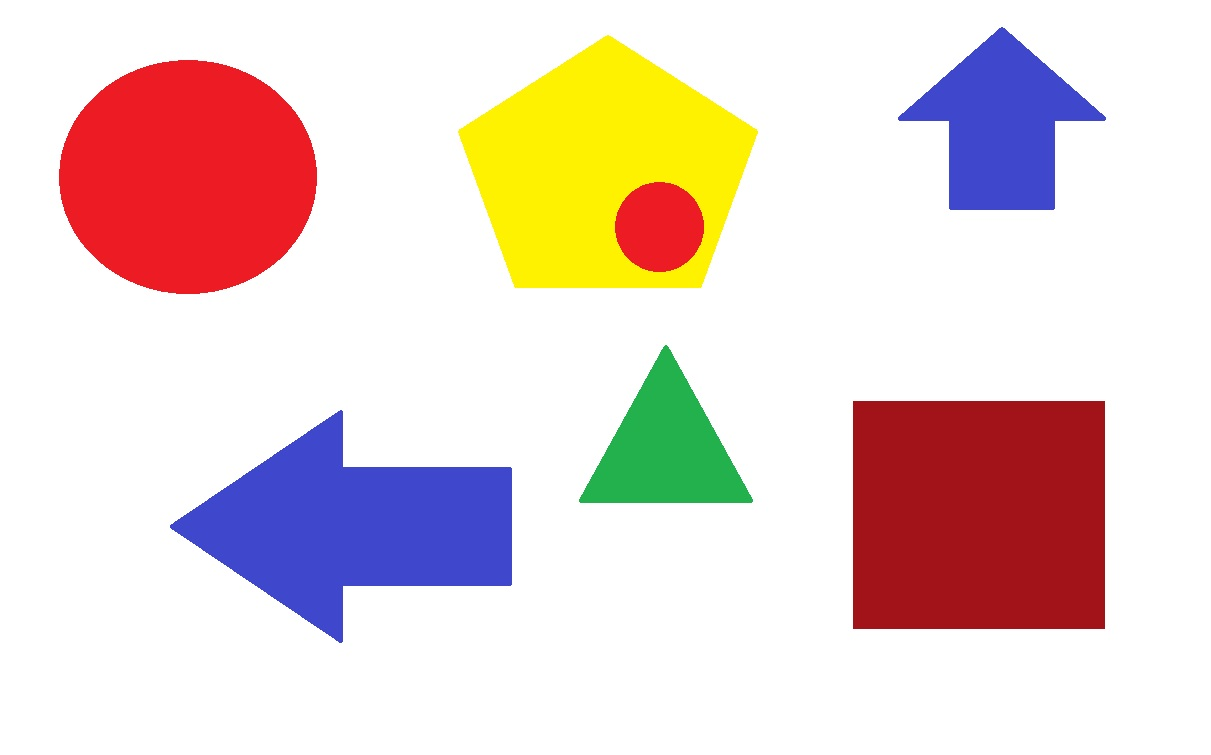
#> input picture codigo_profesor/figuras.jpg, 1211 x 755 px
$ python opencv_varios_objetos.py
#> lines starting #> are read from the running program, lines starting #| are printed output that depends on the picture; after the words box and inside, x2 and y2 are one past the last pixel; in counts of white or black regions, pixels touching at a corner belong together
import cv2
import numpy as np

imagen = cv2.imread("figuras.jpg")
#> imagen is the input picture: shape (755, 1211, 3); mean B, G, R 208.5, 212.7, 231.8

if imagen is None:
    raise FileNotFoundError("No se encontró figuras.jpg")
# Obtener dimensiones originales
alto, ancho, _ = imagen.shape
#> alto = 755; ancho = 1211

# Calcular la nueva altura manteniendo la proporción
relacion_aspecto = alto / ancho
#> relacion_aspecto = 0.623
ancho_nuevo = 800
alto_nuevo = int(relacion_aspecto * ancho_nuevo)
#> alto_nuevo = 498


imagen = cv2.resize(imagen, (ancho_nuevo, alto_nuevo))
#> imagen: shape (498, 800, 3)
hsv = cv2.cvtColor(imagen, cv2.COLOR_BGR2HSV)
#> hsv: shape (498, 800, 3); mean H, S, V 35.2, 55.1, 243.2

# Definir rangos aproximados para cada color
colores = {
    "verde": (np.array([35, 70, 50]), np.array([85, 255, 255])),
    "azul": (np.array([90, 70, 50]), np.array([130, 255, 255])),
    "amarillo": (np.array([20, 100, 100]), np.array([35, 255, 255])),
}
mascaras = []

for nombre, (inferior, superior) in colores.items():

    # Crear una máscara para el color actual
    mascara = cv2.inRange(hsv, inferior, superior)

    # Extraer los píxeles del color
    resultado = cv2.bitwise_and(imagen, imagen, mask=mascara)

    # Guardar los resultados
    cv2.imwrite(f"mascara_{nombre}.jpg", mascara)

    cv2.imwrite(f"objetos_{nombre}.jpg", resultado)

    mascaras.append(mascara)
#> this loop made 3 passes
#> pass 1, `mascara = cv2.inRange(hsv, inferior, superior)`:
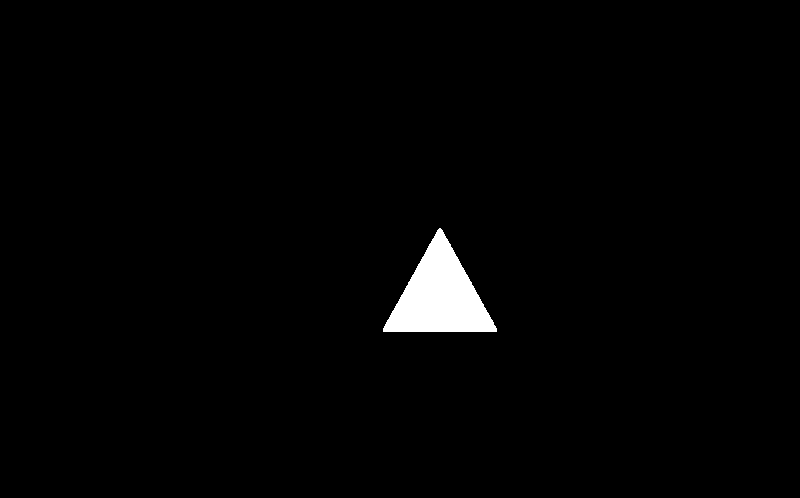
#> mascara: shape (498, 800); 1.6% white; 1 white region, box (x1, y1, x2, y2) and area: (383, 228, 497, 332) 6240
#> pass 2, `mascara = cv2.inRange(hsv, inferior, superior)`:
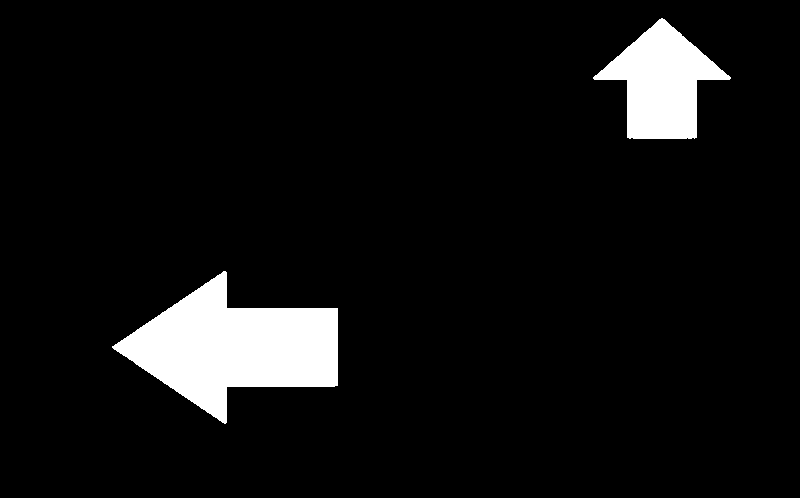
#> mascara: shape (498, 800); 6.6% white; 2 white regions, box (x1, y1, x2, y2) and area: (112, 271, 338, 424) 17837, (593, 18, 731, 139) 8602
#> pass 2, `resultado = cv2.bitwise_and(imagen, imagen, mask=mascara)`:
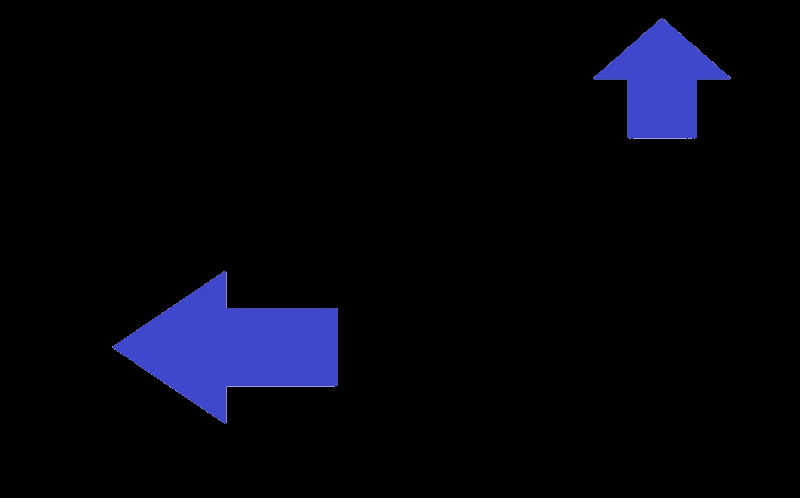
#> resultado: shape (498, 800, 3); mean B, G, R 13.5, 4.8, 4.3
#> after the loop, mascaras = 3 items


mascara_combinada = mascaras[0] + mascaras[1] + mascaras[2]
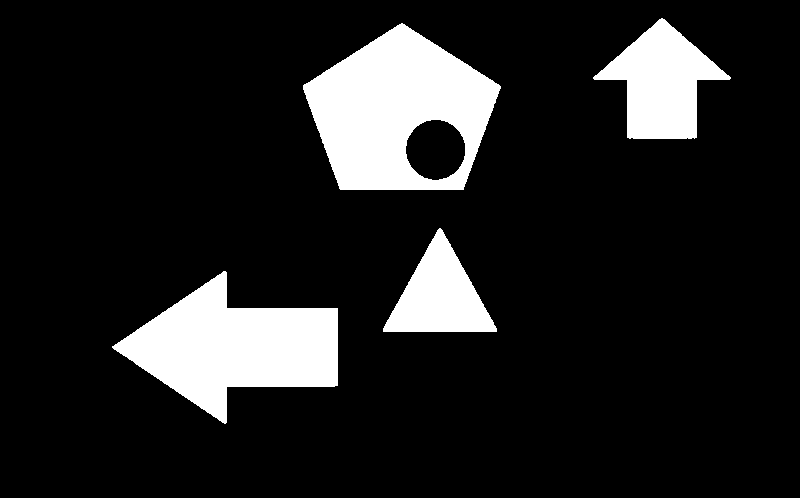
#> mascara_combinada: shape (498, 800); 13.3% white; 4 white regions, box (x1, y1, x2, y2) and area: (303, 23, 501, 190) 20319, (112, 271, 338, 424) 17837, (593, 18, 731, 139) 8602, (383, 228, 497, 332) 6240

cv2.imshow("Mascara combinada", mascara_combinada)

resultado_combinado = cv2.bitwise_and(
    imagen,
    imagen,
    mask=mascara_combinada)
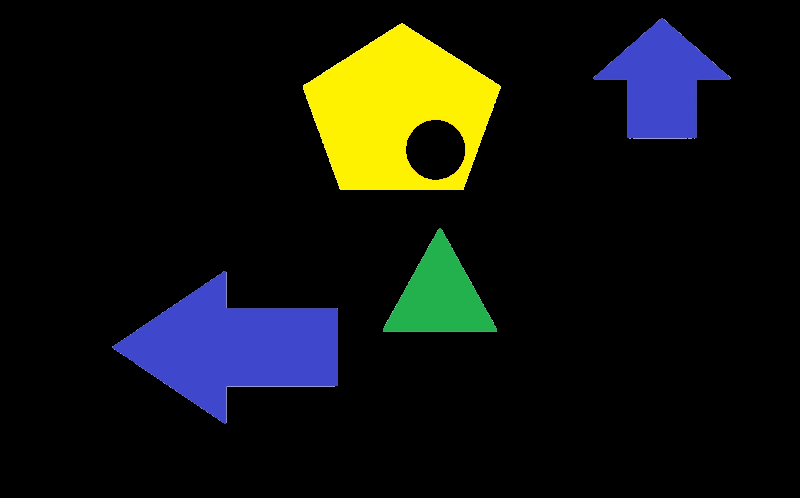
#> resultado_combinado: shape (498, 800, 3); mean B, G, R 14.9, 19.9, 17.8

cv2.imshow("Objetos combinados", resultado_combinado)


cv2.waitKey(0)
cv2.destroyAllWindows()

$ run again, with codigo_profesor/manzana.jpg copied over codigo_profesor/figuras.jpg
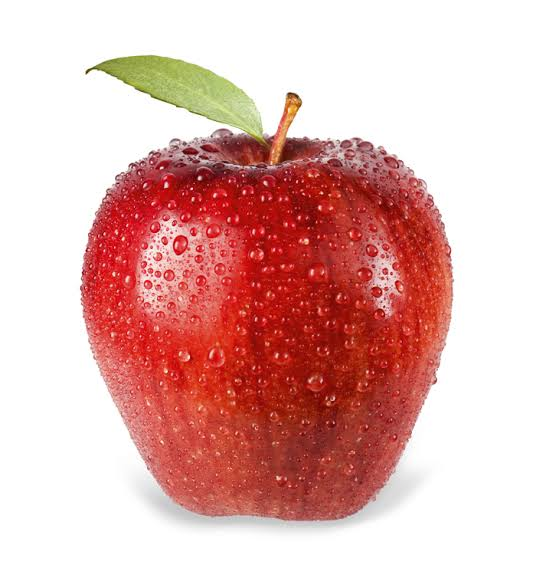
#> input picture codigo_profesor/manzana.jpg, 533 x 575 px
#> imagen is the input picture: shape (575, 533, 3); mean B, G, R 174.8, 179, 225.9
#> imagen: shape (863, 800, 3)
#> hsv: shape (863, 800, 3); mean H, S, V 16.2, 72.6, 226.2
#> the loop `for nombre, (inferior, superior) in colores.items():` made 3 passes
#> pass 1, `mascara = cv2.inRange(hsv, inferior, superior)`:
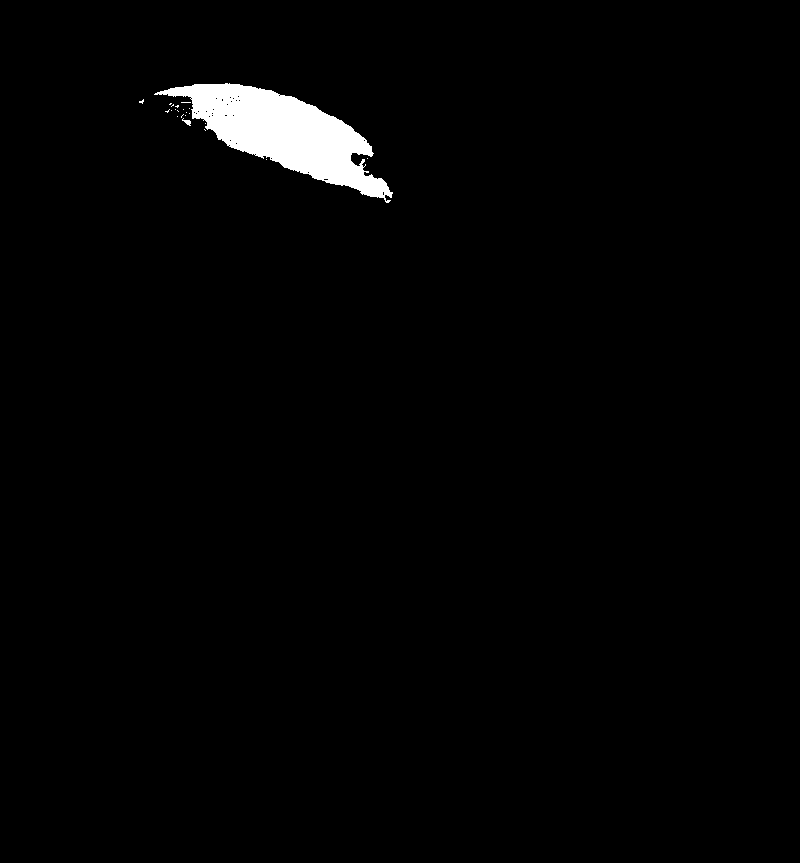
#> mascara: shape (863, 800); 1.7% white; 22 white regions (20 under 20 px), largest, box (x1, y1, x2, y2) and area: (154, 83, 393, 203) 11533, (182, 118, 191, 126) 33
#> after the loop `for nombre, (inferior, superior) in colores.items():`: mascaras = 3 items
